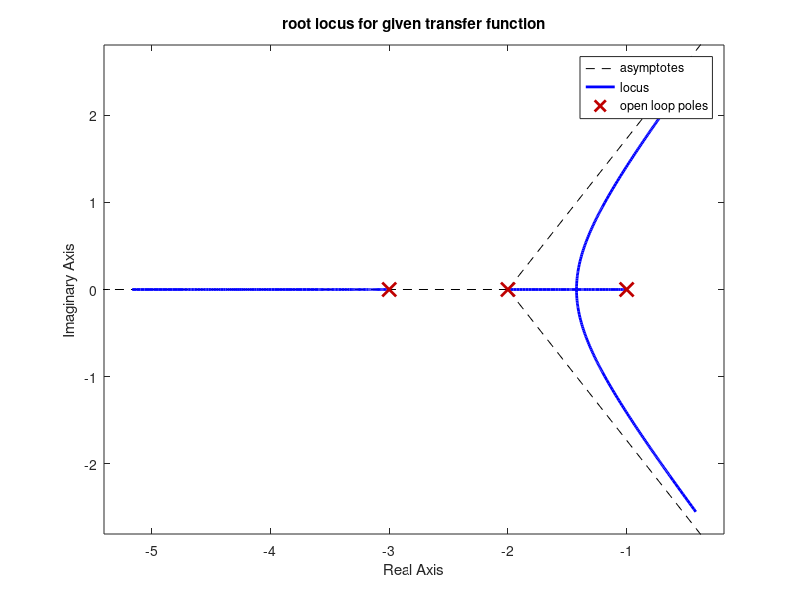
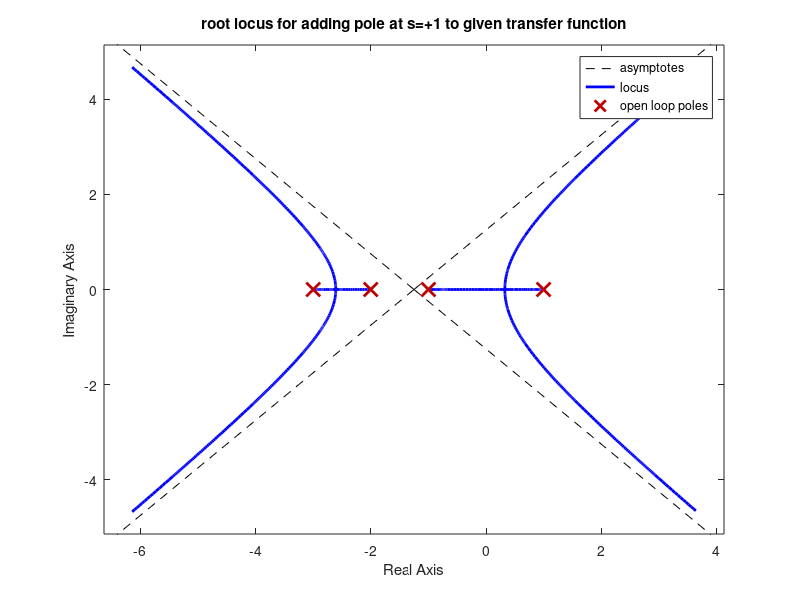
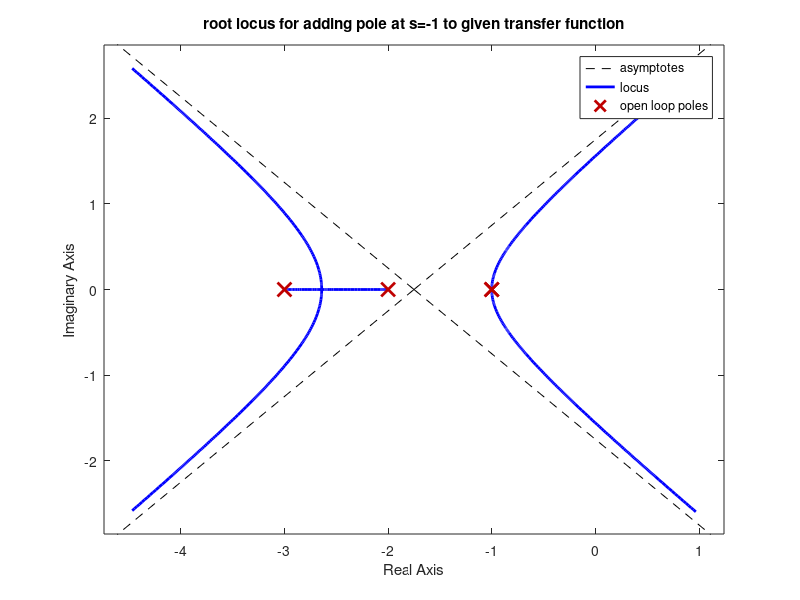
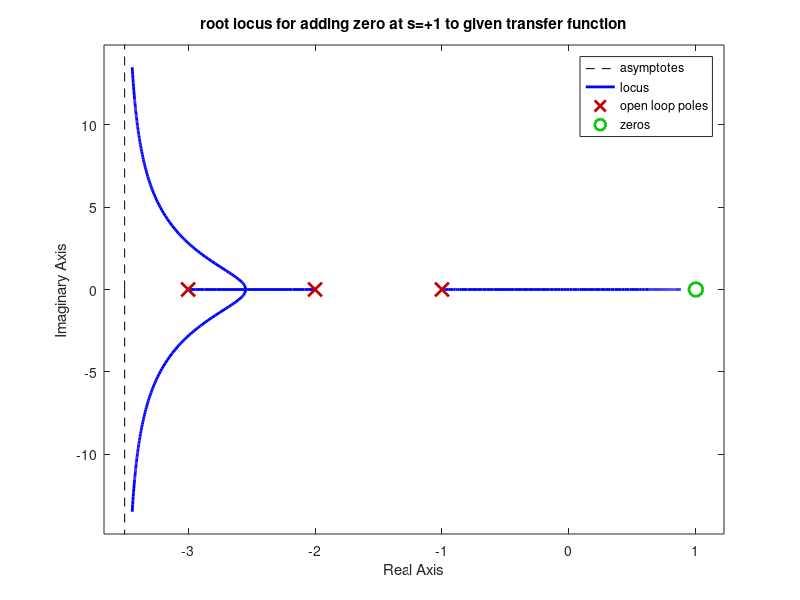

Write MATLAB code to recreate these figures, in order.
%%%%   effect of open loop poles and zeroes on root locus %%%%%

sys=tf([36],[1 6 11 6])
figure(1)
zpk(sys)
rlocus(sys)
grid
title('root locus for given transfer function')

sys1=tf([36],[1 5 5 -5 -6])
figure(2)
zpk(sys1)
rlocus(sys1)
grid
title('root locus for adding pole at s=+1 to given transfer function')

sys2=tf([36],[1 7 17 17 6])
figure(3)
zpk(sys2)
rlocus(sys2)
grid
title('root locus for adding pole at s=-1 to given transfer function')

sys3=tf([36 -36],[1 6 11 6])
figure(4)
zpk(sys3)
rlocus(sys3)
grid
title('root locus for adding zero at s=+1 to given transfer function')

sys4=tf([36],[1 5 6])
figure(5)
zpk(sys4)
rlocus(sys4)
grid
title('root locus for adding zero at s=-1 given transfer function')
